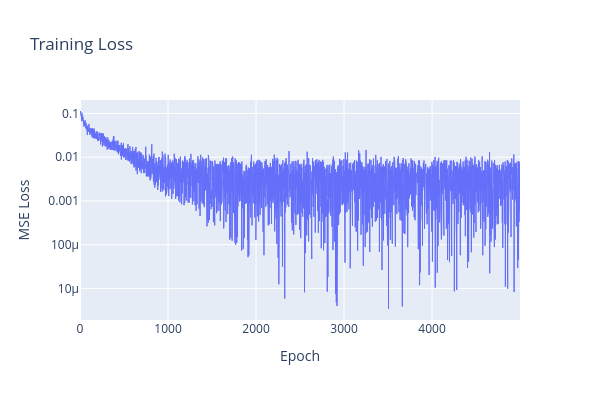

Here is the notebook cell this chart was saved with:
### Markdown cell above
### Loss curve

We can plot the training loss to verify convergence.  The loss drops
quickly as the network learns to reconstruct the sparse inputs.

### Code cell
import plotly.io as pio

pio.renderers.default = "png"

import plotly.graph_objects as go

fig = go.Figure()
fig.add_trace(
    go.Scatter(
        y=losses,
        mode="lines",
        line=dict(width=1),
        name="Training loss",
    )
)
fig.update_layout(
    title="Training Loss",
    xaxis_title="Epoch",
    yaxis_title="MSE Loss",
    yaxis_type="log",
    height=400,
    width=600,
)
fig.show()

### Figure 1 — Plotly figure (JSON) as saved in the notebook; plotly's stock layout.template omitted (floating-point values rounded to 4 significant figures; data arrays with more than 128 entries replaced by an {"elided": "..."} marker saying what was removed)
{"data": [{"line": {"width": 1}, "mode": "lines", "name": "Training loss", "type": "scatter", "y": {"elided": "5000 float values"}}], "layout": {"height": 400, "title": {"text": "Training Loss"}, "width": 600, "xaxis": {"title": {"text": "Epoch"}}, "yaxis": {"title": {"text": "MSE Loss"}, "type": "log"}}}
